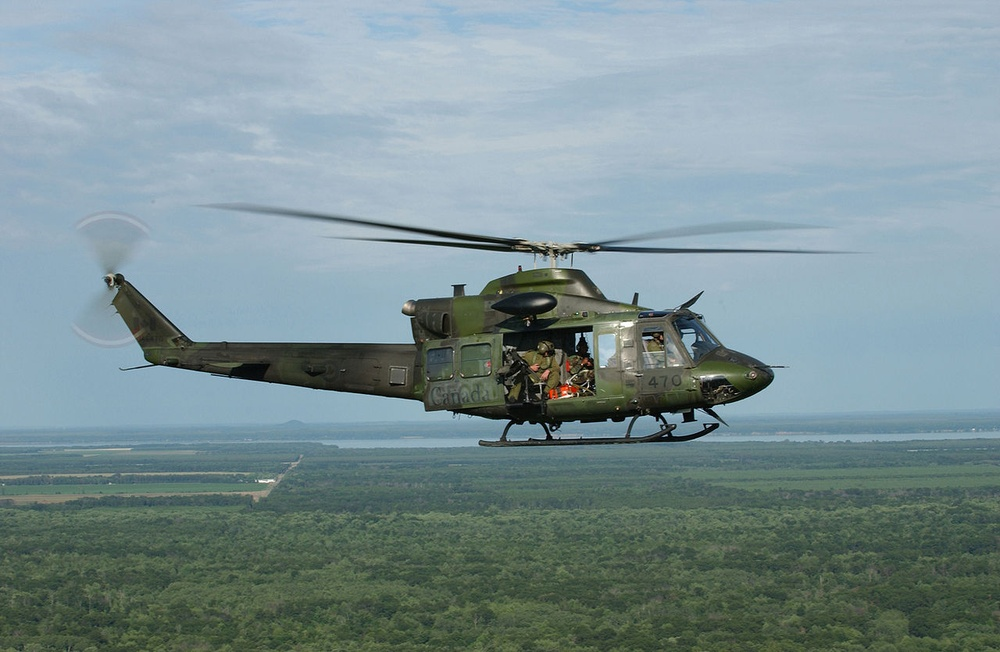
#> input picture heli.jpg, 1000 x 652 px, shrunk from 1280 x 834 before the run
$ python morfolojik-islemler.py
#> lines starting #> are read from the running program, lines starting #| are printed output that depends on the picture
import numpy as np
import cv2

img = cv2.imread("heli.jpg",0)
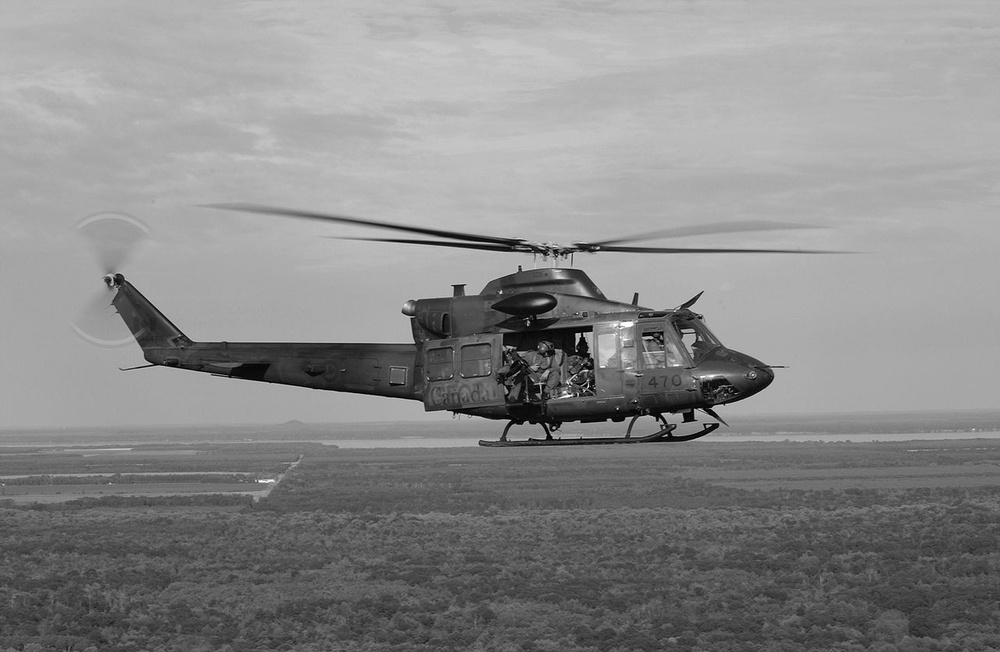
#> img: shape (652, 1000); min 0, max 255, mean 137.8
kernel = np.ones((5,5), np.uint8)

erosion = cv2.erode(img,kernel, iterations=1)
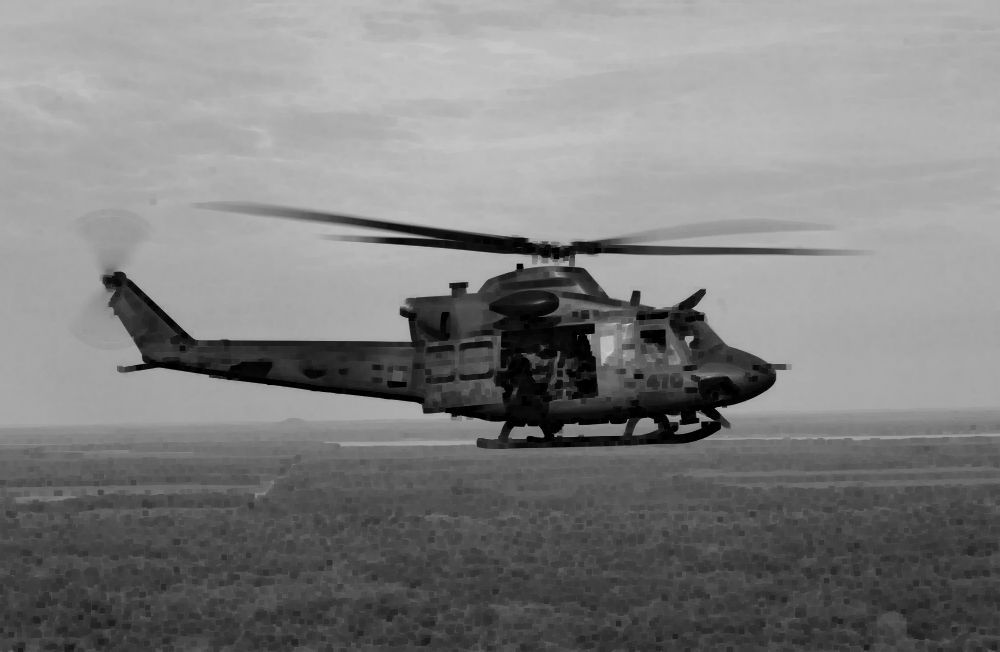
#> erosion: shape (652, 1000); min 0, max 236, mean 127.4

dilation = cv2.dilate(img,kernel, iterations=1)
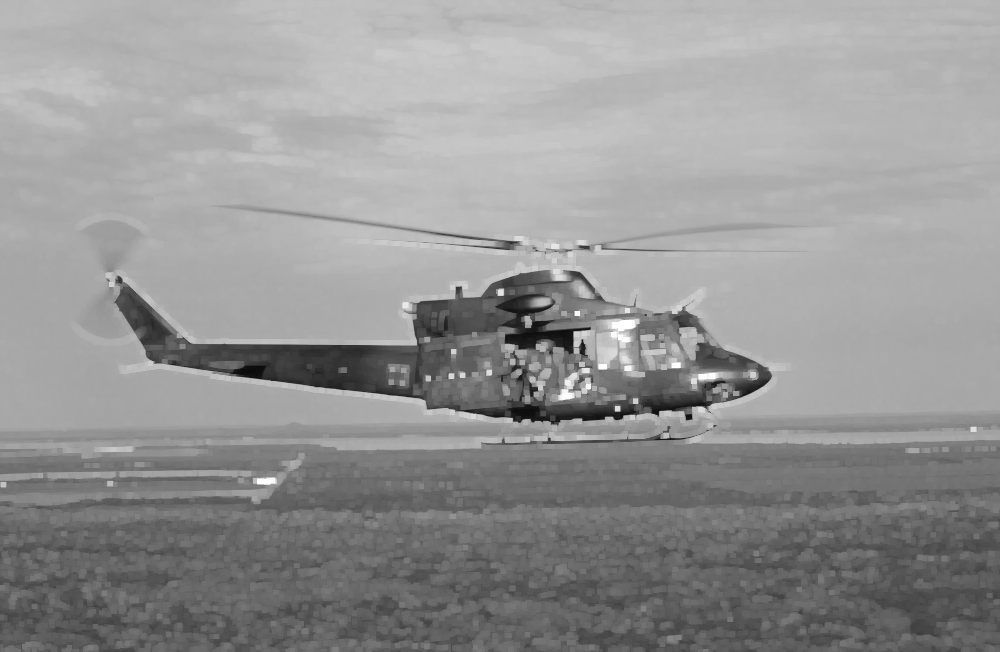
#> dilation: shape (652, 1000); min 10, max 255, mean 148.5

open = cv2.morphologyEx(img,cv2.MORPH_OPEN,kernel)
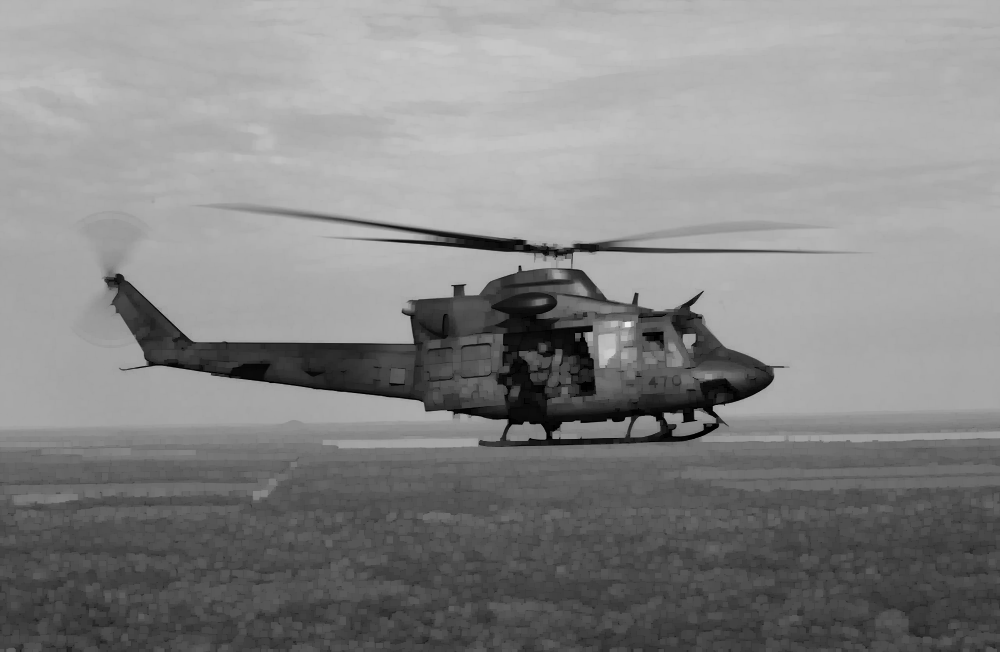
#> open: shape (652, 1000); min 0, max 236, mean 133.5

closing = cv2.morphologyEx(img, cv2.MORPH_CLOSE, kernel)
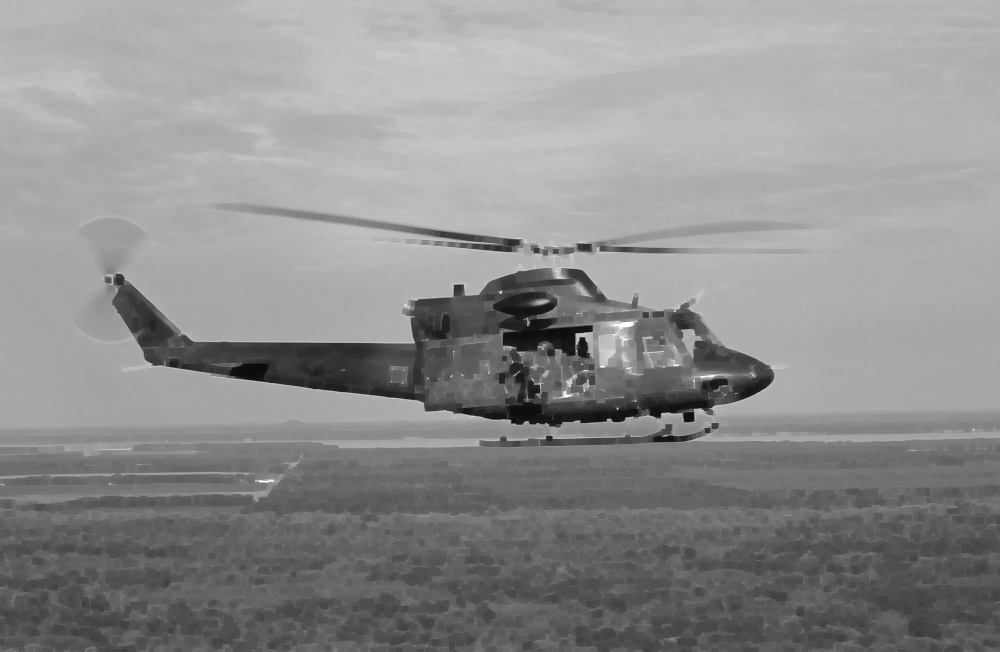
#> closing: shape (652, 1000); min 10, max 255, mean 142.2

gradient = cv2.morphologyEx(img, cv2.MORPH_GRADIENT, kernel)
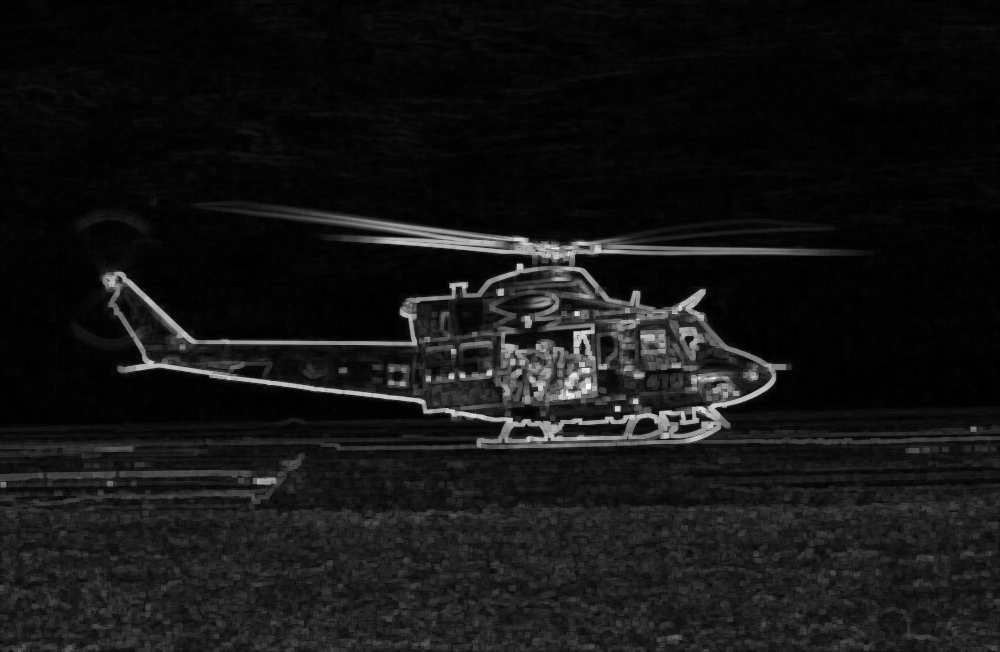
#> gradient: shape (652, 1000); min 0, max 249, mean 21.1

tophat = cv2.morphologyEx(img, cv2.MORPH_TOPHAT, kernel)
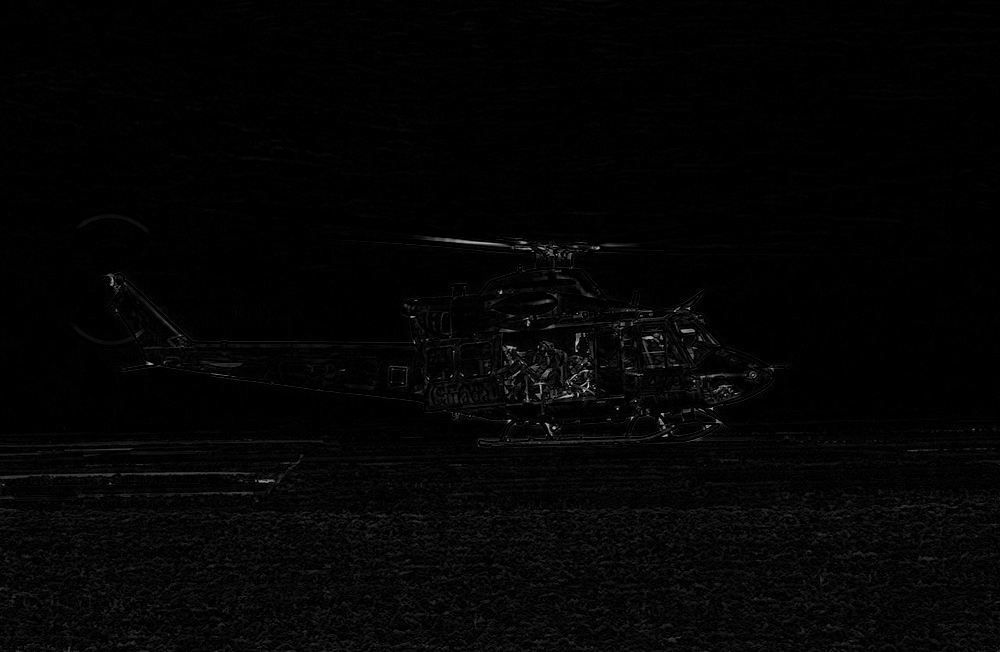
#> tophat: shape (652, 1000); min 0, max 246, mean 4.3

cv2.imshow("img",img)
cv2.imshow("erosion",erosion)
cv2.imshow("dilation",dilation)
cv2.imshow("morphology-open",open)
cv2.imshow("morphology-close", closing)
cv2.imshow("morphology-gradient", gradient)
cv2.imshow("morphology-tophat", tophat)

cv2.waitKey(0)
cv2.destroyAllWindows()

$ run again, with bilateral.png saved as heli.jpg
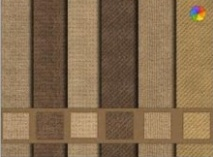
#> input picture bilateral.png, 213 x 157 px
#> `closing = cv2.morphologyEx(img, cv2.MORPH_CLOSE, kernel)`:
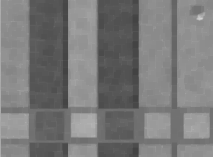
#> closing: shape (157, 213); min 66, max 209, mean 120.9
#> `tophat = cv2.morphologyEx(img, cv2.MORPH_TOPHAT, kernel)`:
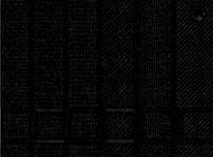
#> tophat: shape (157, 213); min 0, max 73, mean 6.8
